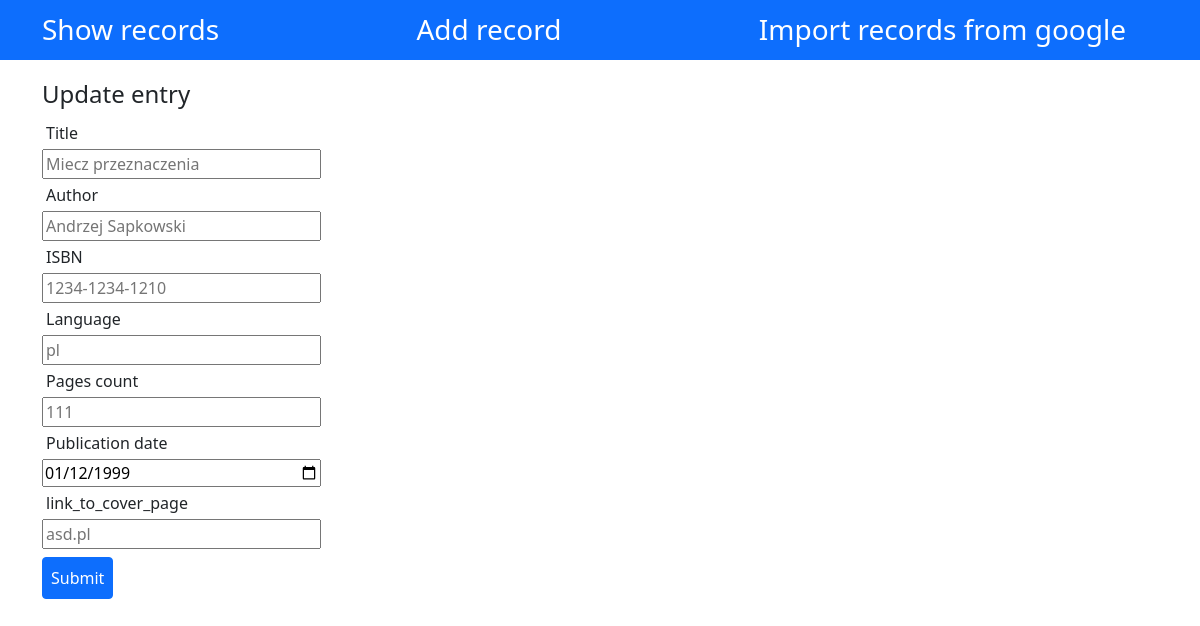
Page /edit/2 on the committed database.
### models/Book.py (models this page shows, shortened)
class Book(db.Model):
    __tablename__ = 'books'
    id = db.Column(db.Integer, db.Sequence('user_id_seq'), primary_key=True, nullable=False)
    title = db.Column(db.String, nullable=False)
    author = db.Column(db.String(50))
    publication_date = db.Column(db.Date, nullable=False)
    isbn = db.Column(db.String, unique=True, nullable=False)
    pages_count = db.Column(db.Integer)
    link_to_cover_page = db.Column(db.String)
    language = db.Column(db.String)

### standard_api.py (the view)
@app.route("/edit/<book_id>")
def view_edit_entry(book_id):
    book = BooksDataManager.get_by_id(book_id)
    return render_template("update-entry.html", book=book)

### data_management/BooksDataManager.py (called while the page is built)
    @staticmethod
    def get_by_id(id):
        return Book.query.filter(Book.id == id).first()

### templates/update-entry.html (shortened to what this page needs)
{% extends 'base.html' %}
{% import 'macros.html' as blocks %}
{% block head %}
    {{super()}}
{% endblock %}
{% block content %}
    <h4>Update entry</h4>
    {{ blocks.generate_form(end_point='view_edit_entry', book=book) }}
{% endblock %}

### templates/macros.html
{% extends 'base.html' %}
{% macro generate_form(end_point, book) %}
     <form id="add-entry" action="{{ url_for(end_point, book_id=book.id) }}" method="post">
        <div class="d-flex flex-column w-25">
            <label for="title" class="form-label m-1" >Title</label>
            <input class="w-10"id="title" name="title" type="text" placeholder="{{ book.title }}">
            <label for="author" class="form-label m-1" >Author</label>
            <input class="w-10"id="author" name="author" type="text"  placeholder="{{ book.author }}">
            <label for="isbn" class="form-label m-1" >ISBN</label>
            <input class="w-10" id="isbn" name="isbn" type="text"  placeholder="{{ book.isbn }}">
            <label for="language" class="form-label m-1" >Language</label>
            <input class="w-10"id="language" name="language" type="text" placeholder="{{ book.language }}">
            <label for="pages_count" class="form-label m-1" >Pages count</label>
            <input class="w-10"id="pages_count" name="pages_count" type placeholder="{{ book.pages_count }}">
            <label for="publication_date" class="form-label m-1" >Publication date</label>
            <input class="w-10"id="publication_date" name="publication_date" type="date" value="{{ book.publication_date }}">
            <label for="link_to_cover_page" class="form-label m-1" >link_to_cover_page</label>
            <input class="w-10"id="link_to_cover_page" name="link_to_cover_page" type="text" placeholder="{{ book.link_to_cover_page }}">
        </div>
            <input class="btn btn-primary mt-2 mb-2 p-2" type="submit" value="Submit">
    </form>
{%- endmacro %}

### rows in the picture
Book: title "Miecz przeznaczenia", author "Andrzej Sapkowski", isbn "1234-1234-1210", language "pl", pages_count "111", publication_date "01/12/1999", link_to_cover_page "asd.pl"
